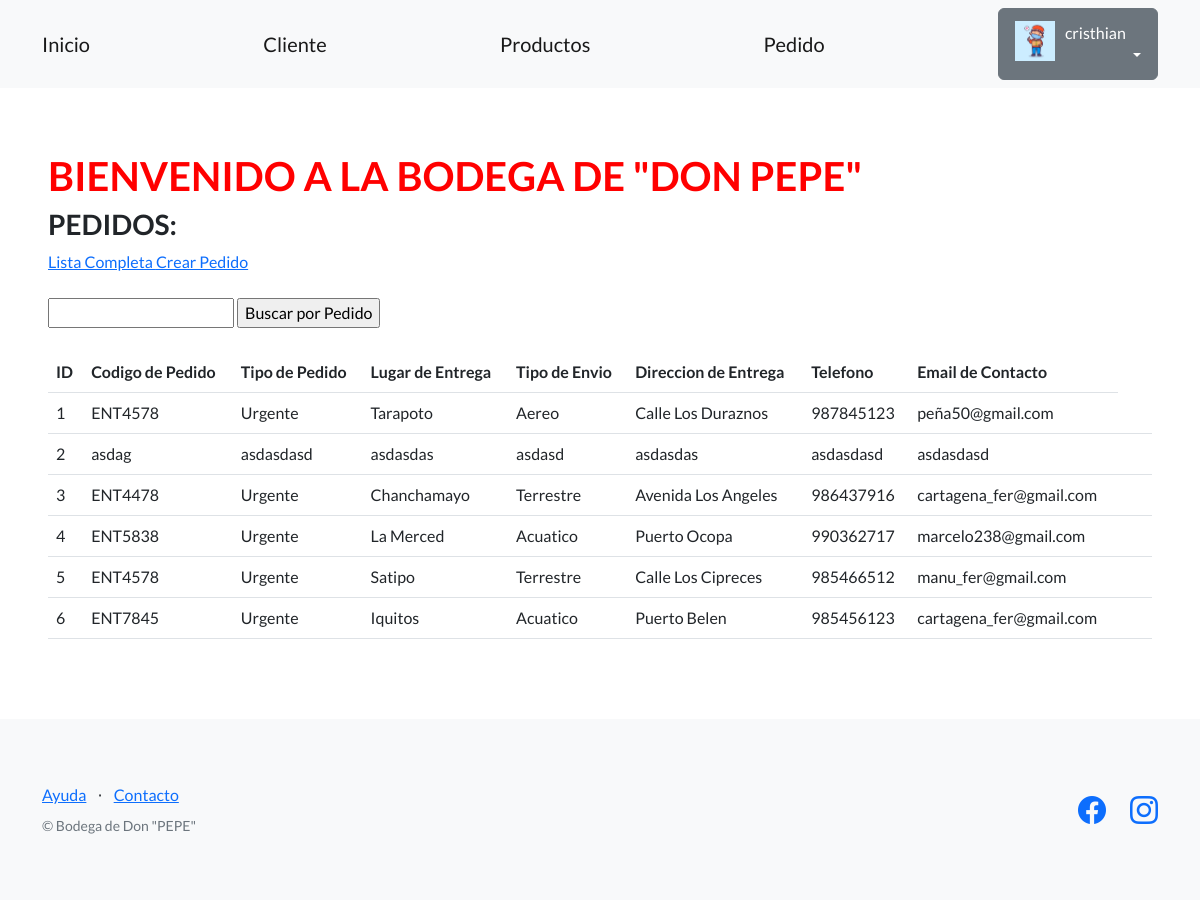
/productos-ventas/pedido/ (signed in), run on an earlier commit of the app's database.
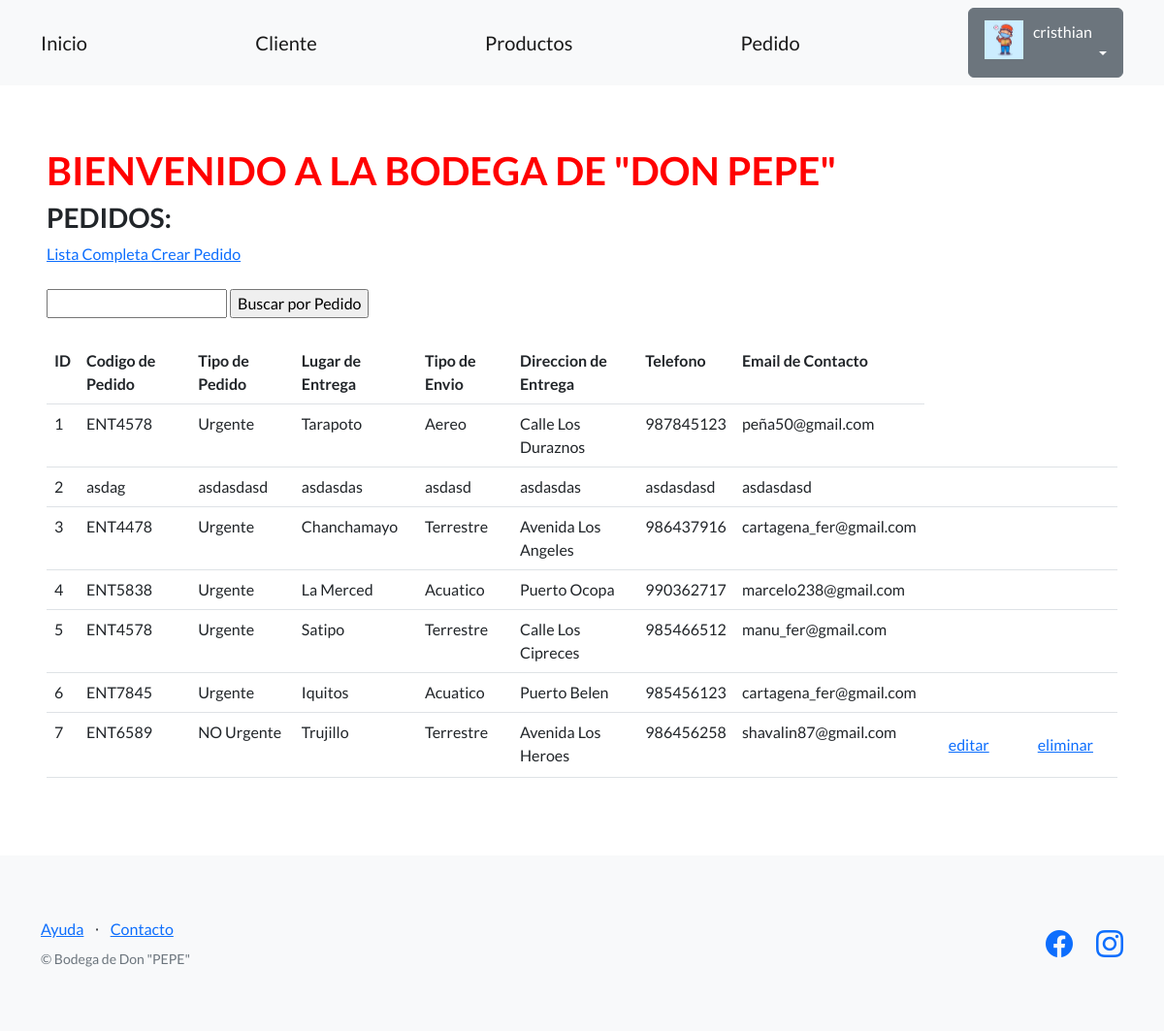
And on a later commit of the database.
### productos_ventas/models.py (models this page shows, shortened)
class Pedido(models.Model):
    codigo_pedido = models.CharField(max_length=256)
    tipo_pedido = models.CharField(max_length=11)
    lugar = models.CharField(max_length=256)
    tipo_envio = models.CharField(max_length=256)
    direccion_pedido = models.CharField(max_length=256)
    telefono = models.CharField(max_length=20, blank=True)
    email_contacto = models.EmailField(blank=True)
    creador = models.ForeignKey(User, on_delete=models.SET_NULL, null=True)

### productos_ventas/views.py (the view)
# urls.py: path("pedido/",listar_pedido, name="lista_pedido"),
def listar_pedido(request):
    contexto = {
        "pedido": Pedido.objects.all(),
    }
    http_response = render(
        request=request,
        template_name="productos_ventas/lista_pedido.html",
        context=contexto,
    )
    return http_response

### productos_ventas/templates/productos_ventas/lista_pedido.html (shortened to what this page needs)
{% extends "base.html" %}
{% block contenido %}
<h1 style="color:red;">
  BIENVENIDO A LA BODEGA DE "DON PEPE"
</h1>
<h3>PEDIDOS:</h3>
<a href="{% url 'lista_pedido' %}">Lista Completa </a>
<a href="{% url 'crear_pedido' %}">Crear Pedido</a>
<br><br>
<form action="{% url 'buscar_pedido' %}" method="post">
  <input type="text" name="busqueda">
  <input type="submit" value="Buscar por Pedido">
</form>
<br>
<table class="table">
  <tbody>
    <tr>
      <th>ID</th>
      <th>Codigo de Pedido</th>
      <th>Tipo de Pedido</th>
      <th>Lugar de Entrega</th>
      <th>Tipo de Envio</th>
      <th>Direccion de Entrega</th>
      <th>Telefono</th>
      <th>Email de Contacto</th>
    </tr>
  </tbody>
  {% for elemento in pedido %}
  <tr>
    <td>{{ elemento.id }}</td>
    <td>{{ elemento.codigo_pedido }}</td>
    <td>{{ elemento.tipo_pedido }}</td>
    <td>{{ elemento.lugar }}</td>
    <td>{{ elemento.tipo_envio }}</td>
    <td>{{ elemento.direccion_pedido }}</td>
    <td>{{ elemento.telefono }}</td>
    <td>{{ elemento.email_contacto }}</td>
    <td>
      {% if user == elemento.creador %}
      <a class="btn btn-link" href="{% url 'editar_pedido' elemento.id %}">editar</a>
      {% endif%}
    </td>
    <td>
      {% if user == elemento.creador %}
      <form action="{% url 'eliminar_pedido' elemento.id %}" method="post">
        <input type="submit" class="btn btn-link" value="eliminar"/>
      </form>
      {% endif %}
    </td>
  </tr>
  {% endfor %}
</table>
{% endblock contenido %}

What changed in the data, as far as the page shows it:
added Pedido: id "7", codigo_pedido "ENT6589", tipo_pedido "NO Urgente", lugar "Trujillo", tipo_envio "Terrestre", direccion_pedido "Avenida Los Heroes", telefono "986456258", email_contacto "shavalin87@gmail.com", shows "editar"
